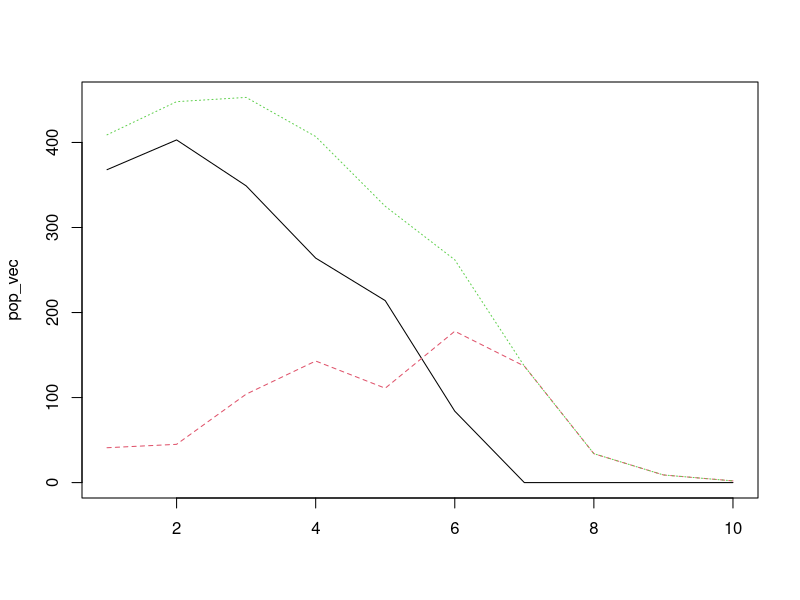
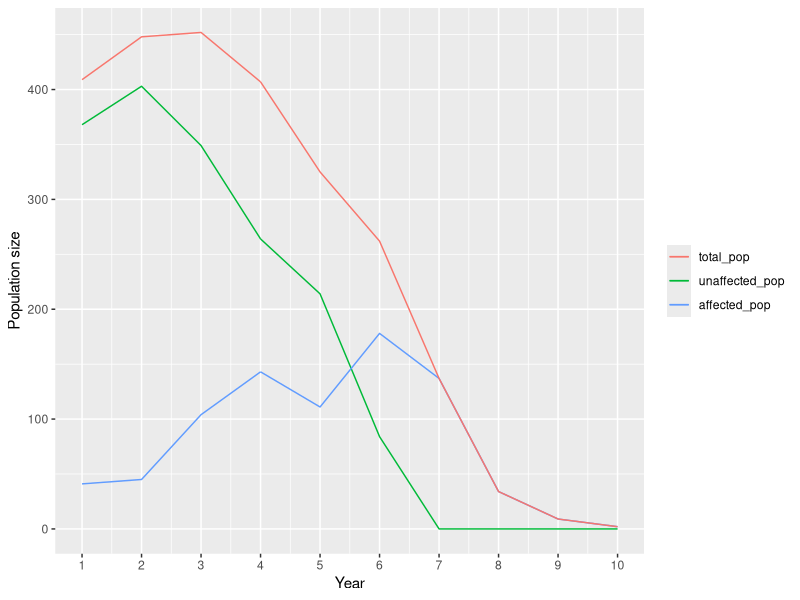

Generate these figures, in order, with R:

rm(list = ls())


#### Get all lambda total values using survival data ####

#survivals
#s0 = 0.85 ## assumed
s1 = 0.81474
s2 = 0.7517774
s3 = 0.6705938
s4 = 0.5937116 

## function to calculate lamdas

lambda_fun = function(survival){
  
  s = survival

  mat = matrix(0, nrow = 2, ncol = 2)

  mat[1,1] = 0.47 * s * 0.38 * 1
  mat[1,2] = s * 0.85 * 1
  mat[2,1] = 0.47 * s
  mat[2,2] = s

  mat_eigen = eigen(mat)
  lambda = mat_eigen$values[1]

  return(lambda)
}

lam1 = lambda_fun(s1)
lam2 = lambda_fun(s2)
lam3 = lambda_fun(s3)
lam4 = lambda_fun(s4)

lam_e_fun = function(nt1, ne1, lam_t1, lam_u){
  
  nu1 = nt1 - ne1
  
  lambda_e = (nt1*lam_t1 - nu1*lam_u) / ne1
  
  return(lambda_e)
  
}


#### init pop size
init_total = 409
init_affected = round(init_total * 0.10)
init_unaffected = round(init_total - init_affected)

lam_e = lam_e_fun(init_total, init_affected, lam2, lam1)

lam_u = lam1


####  2 pop categories - define function ####

pop_split_fun = function(nt_time1, lambda_time1, lambda_time2, lambda_u, lambda_e){
  
  nt_time2 = lambda_time1* nt_time1
  nu2 = ( (nt_time2*lambda_time2) - (nt_time2*lambda_e )) / (lambda_u - lambda_e)
  ne2 = nt_time2 - nu2
  
  # give vector of year 2: total pop, unaffected pop, affected pop
  pop = c(nt_time2, nu2, ne2)
  pop = round(pop)
  
  return(pop)
}

pop_year1 = c(init_total, init_unaffected, init_affected)
pop_year2 = pop_split_fun(pop_year1[1], lam1, lam2, lam_u, lam_e)
pop_year3 = pop_split_fun(pop_year2[1], lam2, lam3, lam_u, lam_e)
pop_year4 = pop_split_fun(pop_year3[1], lam3, lam4, lam_u, lam_e)


## for ggplot compile into df
years = c(1,2,3,4)

pop_trend = rbind.data.frame(pop_year1, pop_year2, pop_year3, pop_year4)
pop_trend = cbind(years, pop_trend)

colnames(pop_trend)[1] = "year"
colnames(pop_trend)[2] = "total_pop"
colnames(pop_trend)[3] = "unaffected_pop"
colnames(pop_trend)[4] = "affected_pop"


# #### stochasticity for both lambdas ####
# iterations = 1000
# 
# ## percent stochasticity of mean
# stoch = 0.05
# 
# ### for lambda no infected use beta distribution of survival
# 
# ##get parameters for beta distribution
# estBetaParams = function(mu, var) {
#   alpha = ((1 - mu) / var - 1 / mu) * mu ^ 2
#   beta = alpha * (1 / mu - 1)
#   return(params = list(alpha = alpha, beta = beta))
# }
# 
# ## get beta params
# p1 = estBetaParams(s1,s1*stoch) 
# ## get beta random numbers
# Sa1 = rbeta(iterations, p1$alpha, p1$beta)
# 
# lambda_not_infected = vector(mode = "numeric", length = 0)
# for(i in 1:iterations){
#   lambda_not_infected[i] = lambda_fun(Sa1[i])
# }
# hist(lambda_not_infected)
# 
# ### for beta infected use normal of lam_e with 0.05 sigma, cut off at 0
# lambda_infected = rnorm(iterations, lam_e, sd = 0.05*lam_e)
# for(i in 1:iterations){
#   if(lambda_infected[i] < 0){
#     lambda_infected[i] = 0
#   }
# }
# hist(lambda_infected)





# #### get transmission rate from pop trend ####
# 
# #define function to get it for each year of data
# beta_fun = function(nu1, ne1, ne2, lambda_e){
#   
#   #beta = - ( (nu2 - (nu1*lambda_u)) / nu1)
#   
#   beta = ( (ne2 - (ne1*lambda_e)) / nu1)
#   return(beta)
# }
# 
# b1 = beta_fun(pop_trend$unaffected_pop[1],
#               pop_trend$affected_pop[1],
#               pop_trend$affected_pop[2],
#               lam_e)
# b2 = beta_fun(pop_trend$unaffected_pop[2],
#               pop_trend$affected_pop[2],
#               pop_trend$affected_pop[3],
#               lam_e)
# b3 = beta_fun(pop_trend$unaffected_pop[3],
#               pop_trend$affected_pop[3],
#               pop_trend$affected_pop[4],
#               lam_e)
# 
# b = c(b1,b2,b3)


#### regression: fit curve to data to act as transmission ####

linear.model = lm(pop_trend$unaffected_pop[2:4] ~ pop_trend$affected_pop[2:4] )
summary(linear.model)

coeffs = linear.model$coefficients


#### project into future #### 

#quick funcion to check if less than 0  make zero
lt_zero = function(x){
  if(x < 0){
    x=0
    return(x)
  }else{
    return(x)
  }
}


year = 10

# define inits
pop_vec = matrix(0, ncol = 3, nrow = year)
pop_vec[1:4,1] = pop_trend$unaffected_pop
pop_vec[1:4,2] = pop_trend$affected_pop

# project and transmit
  for(t in 5:year){
    
    ## 1. project
    pop_vec[t,1] = pop_vec[t-1,1]*lam_u
    pop_vec[t,2] = pop_vec[t-1,2]*lam_e
    
    #ceiling to zero if necessary
    pop_vec[t,1] = lt_zero(pop_vec[t,1])
    pop_vec[t,2] = lt_zero(pop_vec[t,2])
    
    ## 2. transmission
    
    #if there are uninfected to infects
    if(pop_vec[t,1] > 0){
      num_trans = as.numeric(coeffs[2]*pop_vec[t,1] + coeffs[1])
      num_trans = round(num_trans, digits = 0)
      
      # if number infected greater than actual num, set to actual num
      if(num_trans > pop_vec[t,1]){
        num_trans = pop_vec[t,1]
      }
      
      # subtract/add from/to pops
      pop_vec[t,1] = pop_vec[t,1] - num_trans
      pop_vec[t,2] = pop_vec[t,2] + num_trans  
      
      #ceiling to zero if necessary
      pop_vec[t,1] = lt_zero(pop_vec[t,1])
      pop_vec[t,2] = lt_zero(pop_vec[t,2])
    }
    
    #round
    pop_vec[t,1] = round(pop_vec[t,1])
    pop_vec[t,2] = round(pop_vec[t,2])
    
}

pop_vec[,3] = pop_vec[,1] + pop_vec[,2]
matplot(pop_vec, type = "l")

#for ggplot
pop_vec = as.data.frame(pop_vec[4:10,])
pop_vec$year = 4:10
colnames(pop_vec)[3] = "total_pop"
colnames(pop_vec)[1] = "unaffected_pop"
colnames(pop_vec)[2] = "affected_pop"


#### plot ####
library(ggplot2)
library(reshape2)

pop1 = melt(pop_trend, id.vars = "year")
pop2 = melt(pop_vec, id.vars = "year")

# p = ggplot(data = pop, aes(x=year, y=value, group = variable, color = variable))+
#       geom_line() +
#       geom_point( size=3, shape=21, fill="white") +
#       scale_x_continuous("Year") +
#       scale_y_continuous("Population size") +
#       scale_color_manual(labels = c("Total population", "Not infected", "Infected"), values = c("black", "blue", "red"))+
#       theme(legend.title=element_blank())

p2 = ggplot() +
     geom_line(data = pop1, aes(x=year, y=value, group = variable, color = variable)) +
     geom_line(data = pop2, aes(x=year, y=value, group = variable, color = variable)) +
    scale_x_continuous("Year", breaks = 1:10) +
    scale_y_continuous("Population size") +   
    theme(
       legend.title=element_blank()
     )
  

print(p2)

# setwd("C:/Users/oliver/Google Drive/PhD/Research/Indiana bat/figs/")
# tempname = "spread_in_pop.pdf"
# ggsave(tempname, plot = p, device = NULL, path = NULL, 
#        scale = 0.7, width = NA, height = NA, 
#        units = c("cm"), dpi = 300)




